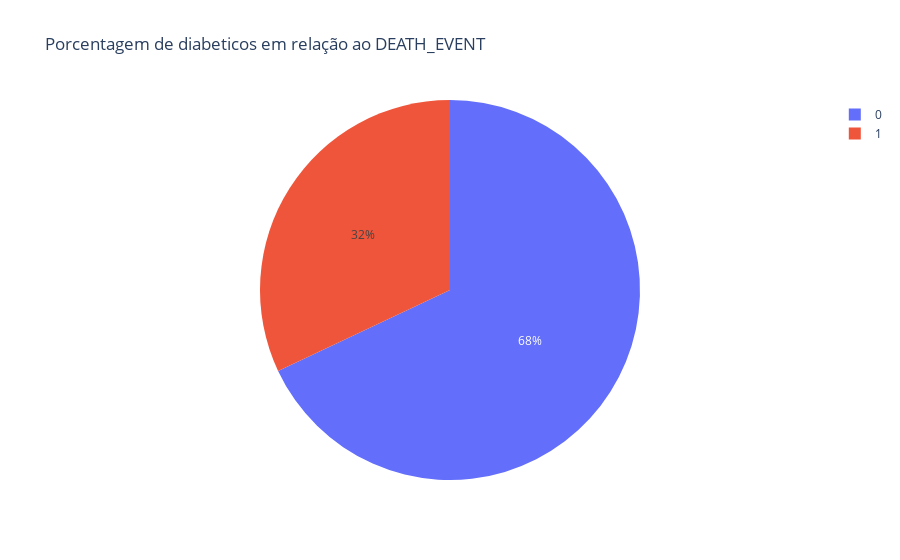

The code cell stored with this chart in its notebook:
### Code cell
px.pie(dados, values='diabetes',names='DEATH_EVENT', title='Porcentagem de diabeticos em relação ao DEATH_EVENT')

### Figure 1 — Plotly figure (JSON) as saved in the notebook; plotly's stock layout.template omitted (floating-point values rounded to 4 significant figures; data arrays with more than 128 entries replaced by an {"elided": "..."} marker saying what was removed)
{"data": [{"domain": {"x": [0, 1], "y": [0, 1]}, "hovertemplate": "DEATH_EVENT=%{label}<br>diabetes=%{value}<extra></extra>", "labels": {"elided": "299 int values"}, "legendgroup": "", "name": "", "showlegend": true, "type": "pie", "values": {"elided": "299 int values"}}], "layout": {"legend": {"tracegroupgap": 0}, "title": {"text": "Porcentagem de diabeticos em relação ao DEATH_EVENT"}}}
